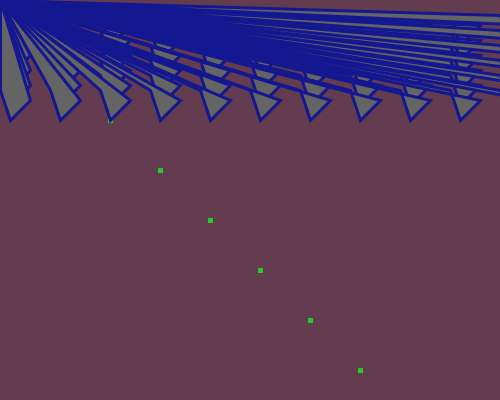
Frame 1 (no input)
Frame 60 (the mouse pressed at the canvas centre just before this capture): identical to frame 1, image omitted
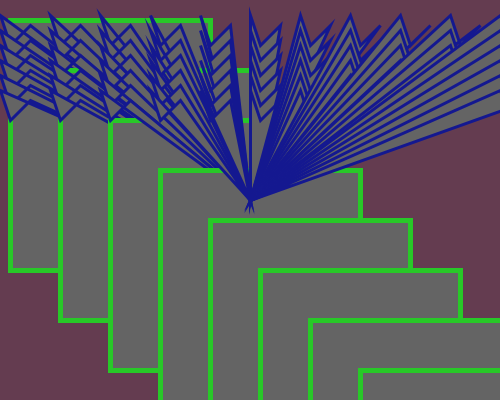
Frame 120 (the mouse held since frame 60 and released just before this capture)

The Processing sketch that drew these frames (run headless with seeded random() and noise(); from frame 60 on, the mouse is pressed at the canvas centre):

// Processing sketch: processing_92281
// ── processing_92281.pde

void setup() {
  smooth();
  size(500, 400);
  background(100,75,75);
  
}
void draw() {
  background(100,60,80);
  
 

  for (int i = 0; i <= 500; i += 50) {
    for (int j = 15; j <= 100; j += 15) {
      stroke(40,200,40);
      strokeWeight(5);
      rect(i+10, i+20, mouseY, mouseX);
      fill (100);
      
 

    }
    for (int j = 15; j <= 100; j += 15) {
      stroke(20,24,144);
      strokeWeight(3);
      quad(i, j, mouseX, mouseY, i+30, j+10, i+10, j+30);
      }
      
      }
  }
